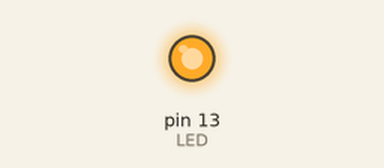
Bench run of a sketch on a simulated Arduino Uno, built with avr-gcc and run on an emulated ATmega328P. Parts: output pins drawn as LEDs (lit = HIGH).

Above: at 0.05 s.
Timing chart, 0 to 3.0 s (numbered marks = the images above):
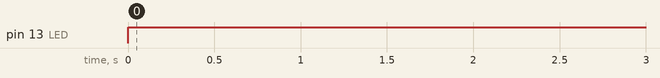

The sketch:

Variables_int.ino
```cpp
/* FECHA:03/04/2020
 * AUTOR: Elías Montenegro Ramos
 * DESCRIPCIÓN DEL PROGRAMA: creación de variables int, con las opreaciones matematicas basicas +,-,*,/
 * verificación con un led en el Arduno, haciendo el seguimiento de la varible X el resultado es 2 por
 * lo cual se ejecuta la primera parte del if de lo contrario se ejecuta el else.
*/

 // Definición de variables

int X = 5;
int LED = 13;  // El LED esta conectado en el pin 13 de la placa.

void setup()
//Configuración de los puertos entrada o salida in out
{
      pinMode (LED, OUTPUT);
}

void loop()
// Cuerpo del programa ciclo de repetición
 {
    X = X+1;
    X = X-2;
    X = X*2;
    X = X/3;

    if (X == 2) // Como la comparación es correcta el LED dura encendido un Minuto
    {
     digitalWrite (LED, HIGH); //Enciende el LED
     delay (60000);
    }
    else
    {
     digitalWrite (LED, HIGH); //Enciende el LED
     delay (100);
     digitalWrite (LED, LOW); //Apaga el LED
     delay (100);
    }
 }
```

Measured:
- by itself, pin 13 (LED): repeats every 0.20 s: LOW 0.10 s, HIGH 0.10 s
